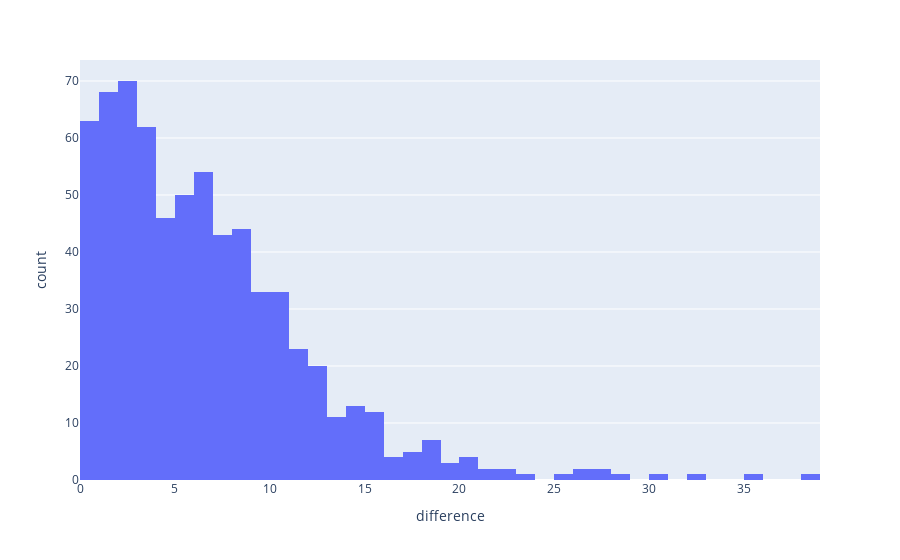

Source (notebook cell):
### Code cell
fig = px.histogram(x=predictions['abs_diff'], labels={
    'x': 'difference'
})

# nth percentile difference (Lower number better)
print(predictions.quantile(q=0.75)['abs_diff'])
print('Percent acceptable: ' + str(len(predictions[predictions['abs_diff'] < 5]) / len(predictions) * 100))

fig.show()

### Figure 1 — Plotly figure (JSON) as saved in the notebook; plotly's stock layout.template omitted (floating-point values rounded to 4 significant figures; data arrays with more than 128 entries replaced by an {"elided": "..."} marker saying what was removed)
{"data": [{"alignmentgroup": "True", "bingroup": "x", "hovertemplate": "difference=%{x}<br>count=%{y}<extra></extra>", "legendgroup": "", "marker": {"color": "#636efa", "pattern": {"shape": ""}}, "name": "", "offsetgroup": "", "orientation": "v", "showlegend": false, "type": "histogram", "x": {"elided": "683 float values"}, "xaxis": "x", "yaxis": "y"}], "layout": {"barmode": "relative", "legend": {"tracegroupgap": 0}, "margin": {"t": 60}, "xaxis": {"anchor": "y", "domain": [0, 1], "title": {"text": "difference"}}, "yaxis": {"anchor": "x", "domain": [0, 1], "title": {"text": "count"}}}}
